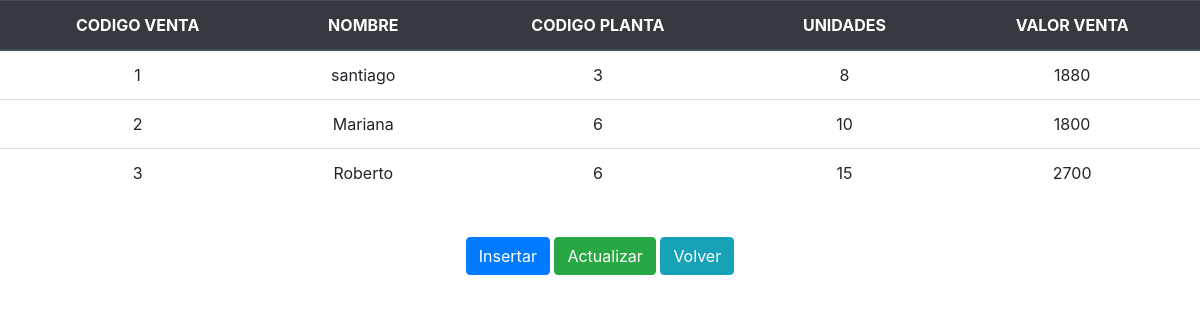
Page /Lista/lista_ventas.php on the committed database.
### tables this page shows
CREATE TABLE IF NOT EXISTS `ventas` (
  `codigo_ventas` int(11) NOT NULL AUTO_INCREMENT,
  `nombre` varchar(25) DEFAULT NULL,
  `codigo_planta` int(11) NOT NULL DEFAULT '0',
  `unidades` int(11) NOT NULL DEFAULT '0',
  PRIMARY KEY (`codigo_ventas`)
);

CREATE TABLE IF NOT EXISTS `planta` (
  `codigo_planta` int(11) NOT NULL AUTO_INCREMENT,
  `nombre` varchar(25) NOT NULL,
  `genero` varchar(25) NOT NULL,
  `familia` varchar(25) NOT NULL,
  `tipo_planta` varchar(25) NOT NULL,
  `cantidad_semilla` int(11) NOT NULL DEFAULT '0',
  `cantidad_flor` int(11) NOT NULL DEFAULT '0',
  `precio_venta` int(11) NOT NULL DEFAULT '0',
  `eliminar` int(11) NOT NULL DEFAULT '0',
  PRIMARY KEY (`codigo_planta`)
);

### Lista/lista_ventas.php (the view, shortened to what this page needs)
<!DOCTYPE html>
<html>
	<head>
                <link rel="stylesheet" href="../css/bootstrap.min.css">
	</head>
	<body>
		<div>
                    <table align="center" class="table">
                                <thead class="thead-dark">
                                    <tr>
                                        <th class="thead-dark" scope="col"><center>CODIGO VENTA</center></th>
                                        <th class="thead-dark" scope="col"><center>NOMBRE</center></th>
                                        <th class="thead-dark" scope="col"><center>CODIGO PLANTA</center></th>
                                        <th class="thead-dark" scope="col"><center>UNIDADES</center></th>
                                        <th class="thead-dark" scope="col"><center>VALOR VENTA</center></th>
                                    </tr>
                                </thead>
					<?php
						require('../conexion.php');
						$query="SELECT * FROM ventas ORDER BY codigo_ventas";
						$resultado=mysqli_query($link,$query);
						while ($extraido= mysqli_fetch_array($resultado)) {
							echo "<tr align='center'><td>".$extraido['codigo_ventas']."</td>";
							echo "<td>".$extraido['nombre']."</td>";
							echo "<td>".$extraido['codigo_planta']."</td>";
							echo "<td>".$extraido['unidades']."</td>";
							$sql="SELECT precio_venta FROM planta WHERE codigo_planta=$extraido[codigo_planta] ORDER BY codigo_planta";
							$resul=mysqli_query($link,$sql);
							$extracto=mysqli_fetch_array($resul);
							$op=$extracto['precio_venta']*$extraido['unidades'];
							echo "<td>".$op."</td></tr>";
						}
					?>
			</table>
                   <center> <table align="center">
                        <BR>
                        <tr>
                    <center><input class="btn btn-primary" type="button" name="insert" value="Insertar" onclick="window.location.href='../Insertar/insertar_venta.php'">
			<input class="btn btn-success" type="button" name="updat" value="Actualizar" onclick="window.location.href='../Actualizar/actualizar_ventas.php'">
			<input class="btn btn-info" type="button" name="volver" value="Volver" onclick="window.location.href='../index.php'"></center>
		</div>
	</body>
</html>

### rows in the picture
ventas: codigo_ventas "1", nombre "santiago", codigo_planta "3", unidades "8", unidades.precio_venta "1880"
ventas: codigo_ventas "2", nombre "Mariana", codigo_planta "6", unidades "10", unidades.precio_venta "1800"
ventas: codigo_ventas "3", nombre "Roberto", codigo_planta "6", unidades "15", unidades.precio_venta "2700"
